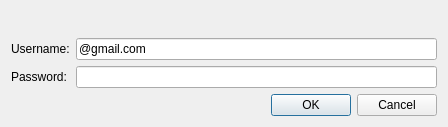
<?xml version="1.0" encoding="UTF-8"?>
<ui version="4.0">
 <class>LoginDialog</class>
 <widget class="QDialog" name="LoginDialog">
  <property name="geometry">
   <rect>
    <x>0</x>
    <y>0</y>
    <width>448</width>
    <height>127</height>
   </rect>
  </property>
  <property name="windowTitle">
   <string>Google Spreadsheets Login</string>
  </property>
  <property name="windowIcon">
   <iconset>
    <normaloff>../../data/pics/hi16-app-kspread.png</normaloff>../../data/pics/hi16-app-kspread.png</iconset>
  </property>
  <property name="locale">
   <locale language="English" country="UnitedStates"/>
  </property>
  <layout class="QGridLayout" name="gridLayout">
   <item row="0" column="0">
    <widget class="QLabel" name="label">
     <property name="text">
      <string/>
     </property>
    </widget>
   </item>
   <item row="1" column="0">
    <layout class="QFormLayout" name="formLayout">
     <item row="0" column="0">
      <widget class="QLabel" name="usernameLabel">
       <property name="text">
        <string>Username:</string>
       </property>
      </widget>
     </item>
     <item row="0" column="1">
      <widget class="QLineEdit" name="usernameLineEdit">
       <property name="text">
        <string>@gmail.com</string>
       </property>
       <property name="echoMode">
        <enum>QLineEdit::Normal</enum>
       </property>
       <property name="cursorPosition">
        <number>0</number>
       </property>
      </widget>
     </item>
     <item row="1" column="0">
      <widget class="QLabel" name="passwordLabel">
       <property name="text">
        <string>Password:</string>
       </property>
      </widget>
     </item>
     <item row="1" column="1">
      <widget class="QLineEdit" name="passwordLineEdit">
       <property name="echoMode">
        <enum>QLineEdit::Password</enum>
       </property>
      </widget>
     </item>
    </layout>
   </item>
   <item row="2" column="0">
    <widget class="QDialogButtonBox" name="buttonBox">
     <property name="orientation">
      <enum>Qt::Horizontal</enum>
     </property>
     <property name="standardButtons">
      <set>QDialogButtonBox::Cancel|QDialogButtonBox::Ok</set>
     </property>
    </widget>
   </item>
  </layout>
 </widget>
 <resources/>
 <connections>
  <connection>
   <sender>buttonBox</sender>
   <signal>rejected()</signal>
   <receiver>LoginDialog</receiver>
   <slot>reject()</slot>
   <hints>
    <hint type="sourcelabel">
     <x>316</x>
     <y>260</y>
    </hint>
    <hint type="destinationlabel">
     <x>286</x>
     <y>274</y>
    </hint>
   </hints>
  </connection>
  <connection>
   <sender>buttonBox</sender>
   <signal>accepted()</signal>
   <receiver>LoginDialog</receiver>
   <slot>accept()</slot>
   <hints>
    <hint type="sourcelabel">
     <x>223</x>
     <y>110</y>
    </hint>
    <hint type="destinationlabel">
     <x>223</x>
     <y>63</y>
    </hint>
   </hints>
  </connection>
 </connections>
</ui>
